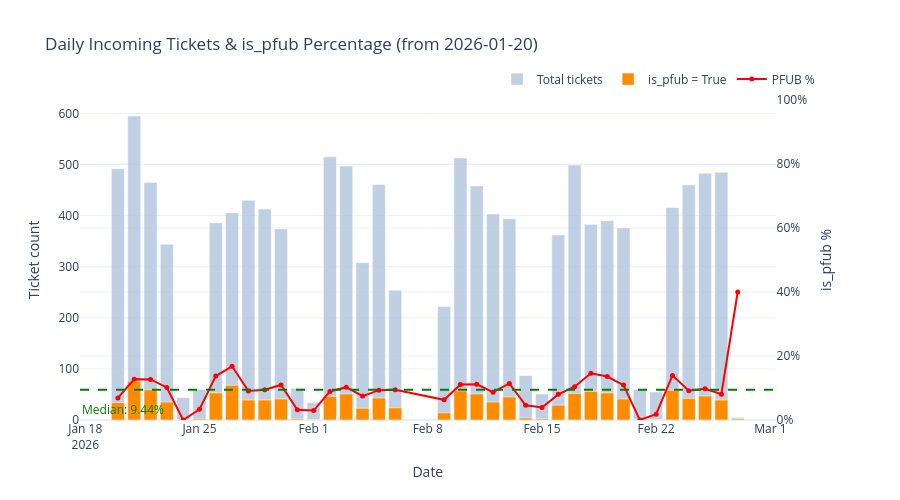

Notebook code for this chart:
### Code cell
import plotly.graph_objects as go
from plotly.subplots import make_subplots
from datetime import date

# Ensure created_date exists
data['created_date'] = pd.to_datetime(data['created_at']).dt.date

# Filter: only from 2026-01-20 onwards (model in prod after this date)
pfub_cutoff = date(2026, 1, 20)
data_pfub_filtered = data[data['created_date'] >= pfub_cutoff]

# Daily aggregation: total tickets and is_pfub count
daily_pfub = data_pfub_filtered.groupby('created_date').agg(
    total=('is_pfub', 'count'),
    pfub_count=('is_pfub', 'sum')
).reset_index()
daily_pfub['pfub_pct'] = daily_pfub['pfub_count'] / daily_pfub['total']

# Print summary
overall_pfub_pct = daily_pfub['pfub_count'].sum() / daily_pfub['total'].sum()
median_pfub_pct = daily_pfub['pfub_pct'].median()
print(f"Overall is_pfub percentage (from {pfub_cutoff}): {overall_pfub_pct:.2%}")
print(f"Median daily is_pfub percentage: {median_pfub_pct:.2%}")
print(f"Date range: {daily_pfub['created_date'].min()} to {daily_pfub['created_date'].max()}")
print(f"Total days: {len(daily_pfub)}")
print(f"Avg daily tickets: {daily_pfub['total'].mean():.1f}")
print(f"Med daily pfub: {daily_pfub['pfub_count'].median():.1f}")

# Plotly dual-axis chart
fig = make_subplots(specs=[[{'secondary_y': True}]])

fig.add_trace(
    go.Bar(x=daily_pfub['created_date'], y=daily_pfub['total'],
           name='Total tickets', marker_color='lightsteelblue', opacity=0.8),
    secondary_y=False,
)
fig.add_trace(
    go.Bar(x=daily_pfub['created_date'], y=daily_pfub['pfub_count'],
           name='is_pfub = True', marker_color='darkorange'),
    secondary_y=False,
)
fig.add_trace(
    go.Scatter(x=daily_pfub['created_date'], y=daily_pfub['pfub_pct'],
               name='PFUB %', mode='lines+markers',
               line=dict(color='red', width=2), marker=dict(size=5)),
    secondary_y=True,
)

# Add median line on secondary y-axis
fig.add_hline(
    y=median_pfub_pct,
    line_dash='dash',
    line_color='green',
    line_width=2,
    annotation_text=f'Median: {median_pfub_pct:.2%}',
    annotation_position='top left',
    annotation_font_color='green',
    secondary_y=True,
)

fig.update_layout(
    title=f'Daily Incoming Tickets & is_pfub Percentage (from {pfub_cutoff})',
    barmode='overlay',
    hovermode='x unified',
    legend=dict(orientation='h', yanchor='bottom', y=1.02, xanchor='right', x=1),
    template='plotly_white',
    height=500,
)
fig.update_yaxes(title_text='Ticket count', secondary_y=False)
fig.update_yaxes(title_text='is_pfub %', secondary_y=True,
                 range=[0, 1], tickformat='.0%')
fig.update_xaxes(title_text='Date')
fig.show()

### Figure 1 — Plotly figure (JSON) as saved in the notebook; plotly's stock layout.template omitted (floating-point values rounded to 4 significant figures)
{"data": [{"marker": {"color": "lightsteelblue"}, "name": "Total tickets", "opacity": 0.8, "type": "bar", "x": ["2026-01-20", "2026-01-21", "2026-01-22", "2026-01-23", "2026-01-24", "2026-01-25", "2026-01-26", "2026-01-27", "2026-01-28", "2026-01-29", "2026-01-30", "2026-01-31", "2026-02-01", "2026-02-02", "2026-02-03", "2026-02-04", "2026-02-05", "2026-02-06", "2026-02-09", "2026-02-10", "2026-02-11", "2026-02-12", "2026-02-13", "2026-02-14", "2026-02-15", "2026-02-16", "2026-02-17", "2026-02-18", "2026-02-19", "2026-02-20", "2026-02-21", "2026-02-22", "2026-02-23", "2026-02-24", "2026-02-25", "2026-02-26", "2026-02-27"], "xaxis": "x", "y": [492, 595, 465, 344, 44, 60, 386, 405, 430, 413, 374, 62, 34, 515, 497, 308, 461, 254, 222, 513, 458, 403, 394, 87, 51, 362, 499, 383, 390, 376, 60, 55, 416, 460, 483, 485, 5], "yaxis": "y"}, {"marker": {"color": "darkorange"}, "name": "is_pfub = True", "type": "bar", "x": ["2026-01-20", "2026-01-21", "2026-01-22", "2026-01-23", "2026-01-24", "2026-01-25", "2026-01-26", "2026-01-27", "2026-01-28", "2026-01-29", "2026-01-30", "2026-01-31", "2026-02-01", "2026-02-02", "2026-02-03", "2026-02-04", "2026-02-05", "2026-02-06", "2026-02-09", "2026-02-10", "2026-02-11", "2026-02-12", "2026-02-13", "2026-02-14", "2026-02-15", "2026-02-16", "2026-02-17", "2026-02-18", "2026-02-19", "2026-02-20", "2026-02-21", "2026-02-22", "2026-02-23", "2026-02-24", "2026-02-25", "2026-02-26", "2026-02-27"], "xaxis": "x", "y": [34, 76, 59, 35, 0, 2, 53, 68, 39, 39, 41, 2, 1, 46, 51, 23, 43, 24, 14, 57, 51, 35, 45, 4, 2, 29, 52, 56, 53, 41, 0, 1, 58, 42, 47, 39, 2], "yaxis": "y"}, {"line": {"color": "red", "width": 2}, "marker": {"size": 5}, "mode": "lines+markers", "name": "PFUB %", "type": "scatter", "x": ["2026-01-20", "2026-01-21", "2026-01-22", "2026-01-23", "2026-01-24", "2026-01-25", "2026-01-26", "2026-01-27", "2026-01-28", "2026-01-29", "2026-01-30", "2026-01-31", "2026-02-01", "2026-02-02", "2026-02-03", "2026-02-04", "2026-02-05", "2026-02-06", "2026-02-09", "2026-02-10", "2026-02-11", "2026-02-12", "2026-02-13", "2026-02-14", "2026-02-15", "2026-02-16", "2026-02-17", "2026-02-18", "2026-02-19", "2026-02-20", "2026-02-21", "2026-02-22", "2026-02-23", "2026-02-24", "2026-02-25", "2026-02-26", "2026-02-27"], "xaxis": "x", "y": [0.06911, 0.1277, 0.1269, 0.1017, 0.0, 0.03333, 0.1373, 0.1679, 0.0907, 0.09443, 0.1096, 0.03226, 0.02941, 0.08932, 0.1026, 0.07468, 0.09328, 0.09449, 0.06306, 0.1111, 0.1114, 0.08685, 0.1142, 0.04598, 0.03922, 0.08011, 0.1042, 0.1462, 0.1359, 0.109, 0.0, 0.01818, 0.1394, 0.0913, 0.09731, 0.08041, 0.4], "yaxis": "y2"}], "layout": {"annotations": [{"font": {"color": "green"}, "showarrow": false, "text": "Median: 9.44%", "x": 0, "xanchor": "left", "xref": "x domain", "y": 0.09443, "yanchor": "bottom", "yref": "y"}], "barmode": "overlay", "height": 500, "hovermode": "x unified", "legend": {"orientation": "h", "x": 1, "xanchor": "right", "y": 1.02, "yanchor": "bottom"}, "shapes": [{"line": {"color": "green", "dash": "dash", "width": 2}, "type": "line", "x0": 0, "x1": 1, "xref": "x domain", "y0": 0.09443, "y1": 0.09443, "yref": "y2"}], "title": {"text": "Daily Incoming Tickets & is_pfub Percentage (from 2026-01-20)"}, "xaxis": {"anchor": "y", "domain": [0, 0.94], "title": {"text": "Date"}}, "yaxis": {"anchor": "x", "domain": [0, 1], "title": {"text": "Ticket count"}}, "yaxis2": {"anchor": "x", "overlaying": "y", "range": [0, 1], "side": "right", "tickformat": ".0%", "title": {"text": "is_pfub %"}}}}
